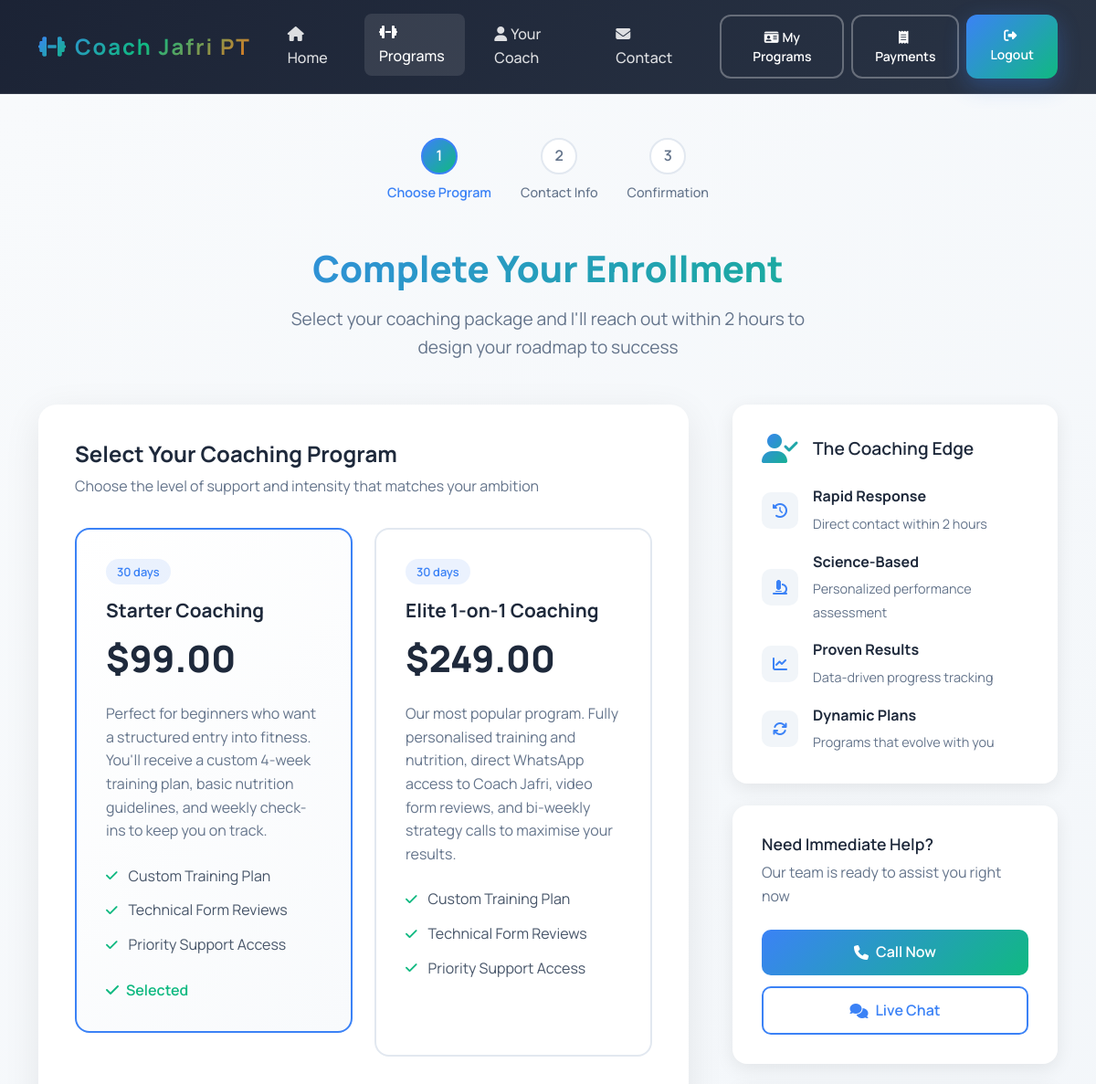
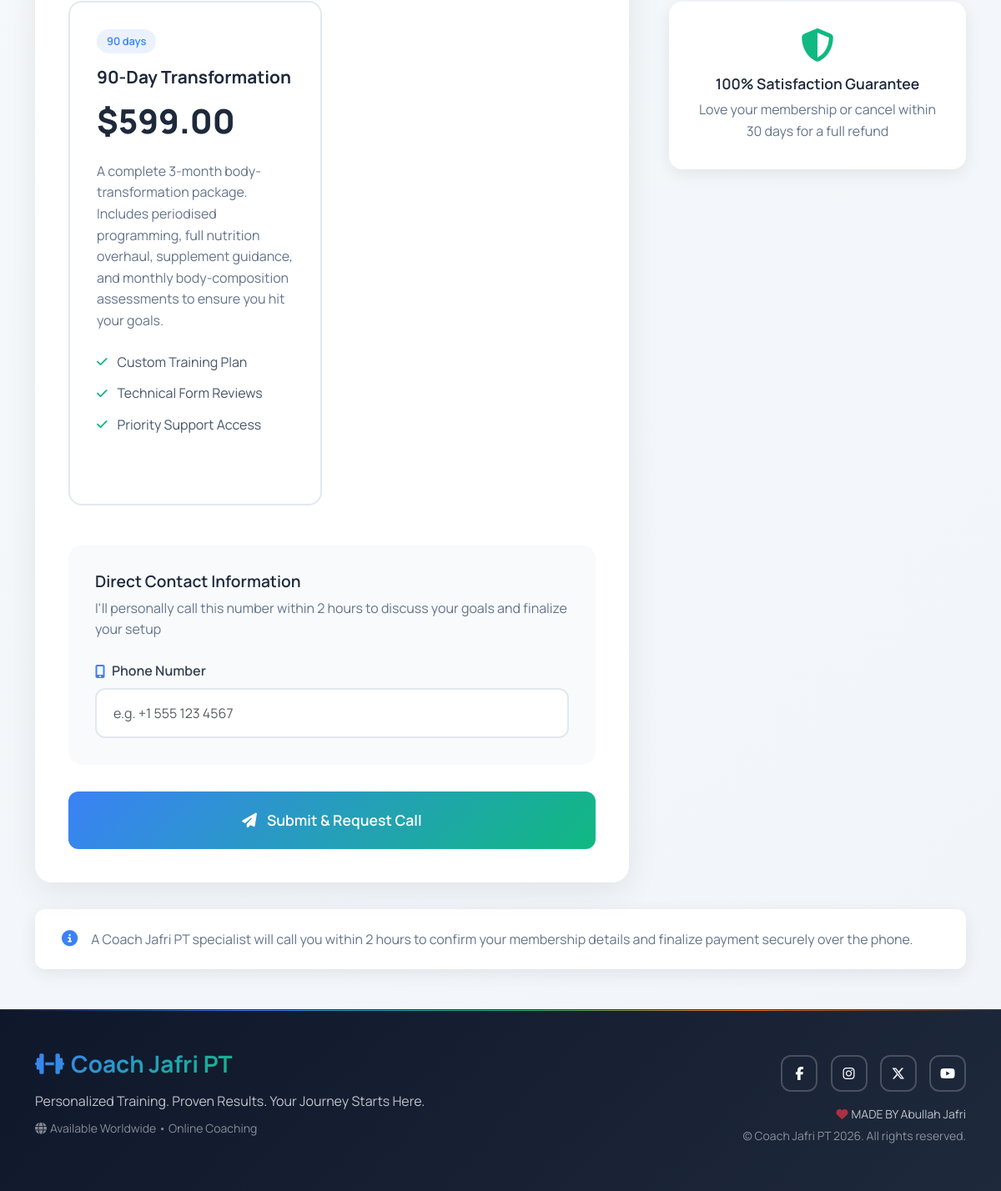
The page /memberships/starter-coaching/subscribe/ (signed in) on the database its author committed (2 pictures, top to bottom).
### memberships/models.py (models this page shows, shortened)
class MembershipPlan(models.Model):
    BILLING_CYCLE_CHOICES = [
        ("monthly", "Monthly"),
        ("quarterly", "Quarterly"),
        ("yearly", "Yearly"),
    ]
    name = models.CharField(max_length=100)
    slug = models.SlugField(unique=True)
    description = models.TextField(blank=True)
    price = models.DecimalField(max_digits=8, decimal_places=2)
    duration_days = models.PositiveIntegerField(default=30)
    billing_cycle = models.CharField(
        max_length=20, choices=BILLING_CYCLE_CHOICES, default="monthly"
    )
    is_active = models.BooleanField(default=True)
    featured = models.BooleanField(default=False)
    class Meta:
        ordering = ["price"]

### memberships/views.py (the view)
# urls.py: path("<slug:slug>/subscribe/", views.subscribe, name="subscribe"),
@login_required
def subscribe(request, slug):
    plan = get_object_or_404(MembershipPlan, slug=slug, is_active=True)
    plans = MembershipPlan.objects.filter(is_active=True)
    if request.method == "POST":
        form = MembershipContactForm(request.POST, plans=plans)
        if form.is_valid():
            selected_plan = form.cleaned_data["plan"]
            phone_number = form.cleaned_data["phone_number"]
            membership = (
                Membership.objects.filter(
                    user=request.user,
                    plan=selected_plan,
                    status="pending",
                )
                .order_by("-start_date")
                .first()
            )
            if membership is None:
                membership = Membership.objects.create(
                    user=request.user,
                    plan=selected_plan,
                    start_date=timezone.now(),
                    status="pending",
                )
            PaymentRequest.objects.create(
                user=request.user,
                plan=selected_plan,
                phone_number=phone_number,
                notes=f"Membership #{membership.pk} pending activation",
            )
            messages.success(
                request,
                "Thank you! Our customer service team will contact you within 2 hours to finalize your membership.",
            )
            return redirect("memberships:plan_detail", slug=selected_plan.slug)
    else:
        form = MembershipContactForm(plans=plans, initial_plan=plan)
    selected_plan_value = form["plan"].value() or (str(plans.first().pk) if plans else "")
    return render(
        request,
        "memberships/subscribe.html",
        {
            "plan": plan,
            "plans": plans,
            "form": form,
            "selected_plan": selected_plan_value,
        },
    )

### memberships/forms.py
class MembershipContactForm(forms.Form):
    plan = forms.ModelChoiceField(
        queryset=MembershipPlan.objects.none(),
        widget=forms.RadioSelect(attrs={"class": "d-none"}),
        empty_label=None,
    )
    phone_number = forms.CharField(
        max_length=32,
        label="Phone number",
        widget=forms.TextInput(
            attrs={
                "class": "form-control form-control-lg",
                "placeholder": "e.g. +1 555 123 4567",
                "autocomplete": "tel",
            }
        ),
    )
    def __init__(self, *args, **kwargs):
        plans = kwargs.pop("plans", None)
        initial_plan = kwargs.pop("initial_plan", None)
        super().__init__(*args, **kwargs)
        if plans is None:
            plans = MembershipPlan.objects.filter(is_active=True)
        self.fields["plan"].queryset = plans
        if initial_plan is not None:
            self.initial.setdefault("plan", initial_plan)

### core/context_processors.py (called while the page is built)
def site_settings(_request):
    return {
        "SITE_NAME": settings.SITE_NAME,
        "SITE_TAGLINE": settings.SITE_TAGLINE,
        "STRIPE_PUBLISHABLE_KEY": settings.STRIPE_PUBLISHABLE_KEY,
    }

### templates/memberships/subscribe.html (shortened to what this page needs)
{% extends "base.html" %}
{% load static %}
{% block content %}
<section class="subscribe-section">
  <div class="container">
    <div class="subscribe-container">
      <div class="subscribe-header">
        <div class="progress-steps">
          <div class="step active">
            <div class="step-number">1</div>
            <div class="step-label">Choose Program</div>
          </div>
          <div class="step">
            <div class="step-number">2</div>
            <div class="step-label">Contact Info</div>
          </div>
          <div class="step">
            <div class="step-number">3</div>
            <div class="step-label">Confirmation</div>
          </div>
        </div>
        <h1>Complete Your Enrollment</h1>
        <p class="subtitle">Select your coaching package and I'll reach out within 2 hours to design your roadmap to success</p>
      </div>
      <div class="subscribe-content">
        <div class="plan-selection">
          <h2>Select Your Coaching Program</h2>
          <p class="selection-description">Choose the level of support and intensity that matches your ambition</p>
          <form method="post" class="subscribe-form">
            <div class="plans-grid">
              {% for option in plans %}
              <div class="plan-option">
                <label for="id_plan_{{ option.pk }}" class="plan-card {% if option.pk|stringformat:"s" == selected_plan|stringformat:"s" %}selected{% endif %}">
                  <div class="plan-badge">{{ option.duration_days }} days</div>
                  <h3 class="plan-name">{{ option.name }}</h3>
                  <div class="plan-price">${{ option.price }}</div>
                  <p class="plan-description">{{ option.description|default:"Advanced performance coaching with direct access and technical reviews." }}</p>
                  <div class="plan-features">
                    <div class="feature">
                      <i class="fas fa-check"></i>
                      <span>Custom Training Plan</span>
                    </div>
                    <div class="feature">
                      <i class="fas fa-check"></i>
                      <span>Technical Form Reviews</span>
                    </div>
                    <div class="feature">
                      <i class="fas fa-check"></i>
                      <span>Priority Support Access</span>
                    </div>
                  </div>
                  <div class="selected-indicator">
                    <i class="fas fa-check"></i>
                    Selected
                  </div>
                </label>
              </div>
              {% endfor %}
            </div>
            <div class="contact-section">
              <h3>Direct Contact Information</h3>
              <p>I'll personally call this number within 2 hours to discuss your goals and finalize your setup</p>
              <div class="phone-input-group">
                <label for="{{ form.phone_number.id_for_label }}" class="input-label">
                  <i class="fas fa-mobile-alt"></i>
                  Phone Number
                </label>
                {{ form.phone_number }}
              </div>
            </div>
            <button type="submit" class="submit-button">
              <i class="fas fa-paper-plane"></i>
              Submit & Request Call
            </button>
          </form>
        </div>
        <div class="subscribe-sidebar">
          <div class="benefits-card">
            <div class="benefits-header">
              <i class="fas fa-user-check"></i>
              <h3>The Coaching Edge</h3>
            </div>
            <div class="benefits-list">
              <div class="benefit-item">
                <i class="fas fa-history"></i>
                <div>
                  <strong>Rapid Response</strong>
                  <span>Direct contact within 2 hours</span>
                </div>
              </div>
              <div class="benefit-item">
                <i class="fas fa-microscope"></i>
                <div>
                  <strong>Science-Based</strong>
                  <span>Personalized performance assessment</span>
                </div>
              </div>
              <div class="benefit-item">
                <i class="fas fa-chart-line"></i>
                <div>
                  <strong>Proven Results</strong>
                  <span>Data-driven progress tracking</span>
                </div>
              </div>
              <div class="benefit-item">
                <i class="fas fa-sync"></i>
                <div>
                  <strong>Dynamic Plans</strong>
                  <span>Programs that evolve with you</span>
                </div>
              </div>
            </div>
          </div>
          <div class="support-card">
            <h4>Need Immediate Help?</h4>
            <p>Our team is ready to assist you right now</p>
            <div class="support-options">
              <a href="tel:5551234567" class="support-button">
                <i class="fas fa-phone"></i>
                Call Now
              </a>
              <a href="{% url 'core:contact' %}" class="support-button secondary">
                <i class="fas fa-comments"></i>
                Live Chat
              </a>
            </div>
          </div>
          <div class="guarantee-card">
            <i class="fas fa-shield-alt"></i>
            <h4>100% Satisfaction Guarantee</h4>
            <p>Love your membership or cancel within 30 days for a full refund</p>
          </div>
        </div>
      </div>
      <div class="footer-note">
        <i class="fas fa-info-circle"></i>
        <p>A {{ SITE_NAME }} specialist will call you within 2 hours to confirm your membership details and finalize payment securely over the phone.</p>
      </div>
    </div>
  </div>
</section>
{% endblock content %}

### static/css/gymfit.css (style rules this page uses)
:root { --color-surface: #ffffff; --color-surface-muted: #f8fafc; --color-surface-dark: #0f172a; --color-text-primary: #0f172a; --color-text-secondary: #475569; --color-text-muted: #64748b; --color-text-light: #94a3b8; --color-primary: #2563eb; --color-primary-dark: #1d4ed8; --color-primary-light: #3b82f6; --color-accent: #10b981; --color-accent-dark: #059669; --color-warm: #f97316; --color-warm-dark: #ea580c; --gradient-brand: linear-gradient(135deg, #2563eb 0%, #10b981 50%, #f97316 100%); --gradient-subtle: linear-gradient(135deg, rgba(37, 99, 235, 0.1) 0%, rgba(16, 185, 129, 0.1) 50%, rgba(249, 115, 22, 0.1) 100%); }
body { font-family: "Manrope", "Poppins", "Helvetica Neue", Arial, sans-serif; color: var(--color-text-primary); background-color: #f8fafc; line-height: 1.6; }
.form-control, .form-select { border-radius: 12px; padding: 0.85rem 1rem; border: 2px solid rgba(15, 23, 42, 0.1); background-color: #ffffff; transition: all 0.3s ease; }

### rows shown on the page
MembershipPlan: duration_days "30", name "Starter Coaching", price "99.00", description "Perfect for beginners who want a structured entry into fitness. You'll receive a custom 4-week training plan, basic nutrition guidelines, and weekly check-ins to keep you on track."
MembershipPlan: duration_days "30", name "Elite 1-on-1 Coaching", price "249.00", description "Our most popular program. Fully personalised training and nutrition, direct WhatsApp access to Coach Jafri, video form reviews, and bi-weekly strategy calls to maximise your results."
MembershipPlan: duration_days "90", name "90-Day Transformation", price "599.00", description "A complete 3-month body-transformation package. Includes periodised programming, full nutrition overhaul, supplement guidance, and monthly body-composition assessments to ensure you hit your goals."

### other values the page prints
{{ SITE_NAME }} "Coach Jafri PT"
{{ SITE_TAGLINE }} "Personalized Training. Proven Results. Your Journey Starts Here."
